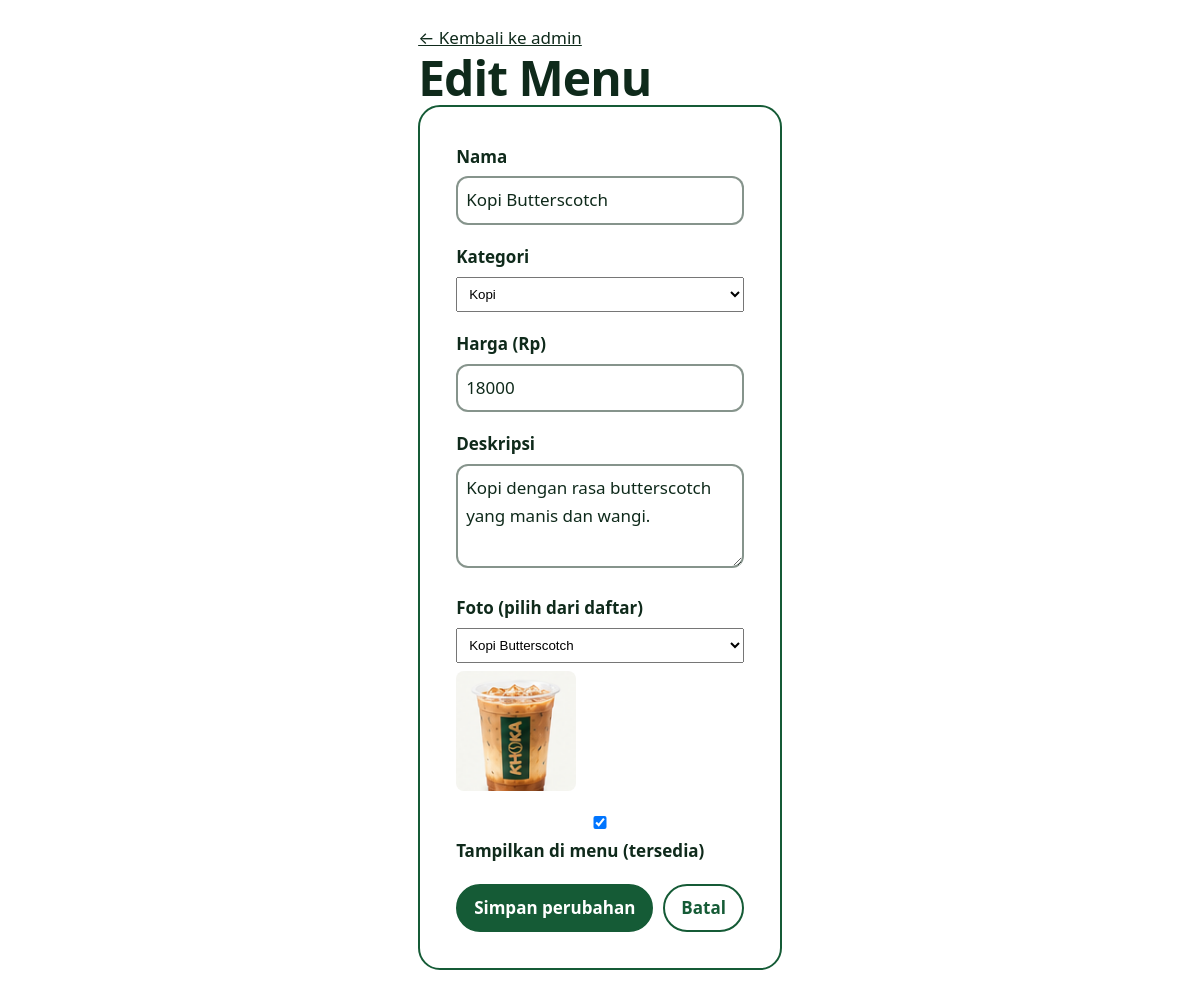
Screenshot of /php/admin/edit.php?id=3 (signed in) with the database file from the repository.
### tables this page shows
CREATE TABLE `menu` (
  `id` int(10) UNSIGNED NOT NULL,
  `kategori_id` int(10) UNSIGNED NOT NULL,
  `nama` varchar(100) NOT NULL,
  `deskripsi` varchar(255) NOT NULL DEFAULT '',
  `harga` int(10) UNSIGNED NOT NULL DEFAULT 0,
  `foto` varchar(200) NOT NULL DEFAULT '',
  `tersedia` tinyint(1) NOT NULL DEFAULT 1,
  `urutan` int(11) NOT NULL DEFAULT 0,
  `dibuat` timestamp NOT NULL DEFAULT current_timestamp()
);

CREATE TABLE `kategori` (
  `id` int(10) UNSIGNED NOT NULL,
  `slug` varchar(30) NOT NULL,
  `nama` varchar(60) NOT NULL,
  `urutan` int(11) NOT NULL DEFAULT 0
);

### php/koneksi.php (called while the page is built, shortened)
<?php
function e($s): string {
    return htmlspecialchars((string)$s, ENT_QUOTES, 'UTF-8');
}

### php/admin/edit.php (the view, shortened to what this page needs)
<?php
require_once __DIR__ . '/../foto.php';
$pdo = db();
$id  = (int)($_GET['id'] ?? $_POST['id'] ?? 0);
$st = $pdo->prepare('SELECT * FROM menu WHERE id = ?');
$st->execute([$id]);
$m = $st->fetch();
$kategori = $pdo->query('SELECT id, nama FROM kategori ORDER BY urutan')->fetchAll();
?>
<!DOCTYPE html>
<html lang="id">
<head>
  <link rel="stylesheet" href="../../style.css">
</head>
<body>
<div class="adm">
  <p><a href="index.php">&larr; Kembali ke admin</a></p>
  <h1 class="judul-halaman">Edit Menu</h1>
  <form method="post" class="form">
    <div class="field"><label>Nama</label>
      <input type="text" name="nama" value="<?= e($m['nama']) ?>" required maxlength="100"></div>
    <div class="field"><label>Kategori</label>
      <select name="kategori_id" required>
        <?php foreach ($kategori as $k): ?>
          <option value="<?= (int)$k['id'] ?>" <?= (int)$k['id'] === (int)$m['kategori_id'] ? 'selected' : '' ?>><?= e($k['nama']) ?></option>
        <?php endforeach; ?>
      </select></div>
    <div class="field"><label>Harga (Rp)</label>
      <input type="text" name="harga" value="<?= (int)$m['harga'] ?>" inputmode="numeric"></div>
    <div class="field"><label>Deskripsi</label>
      <textarea name="deskripsi" rows="3" maxlength="255"><?= e($m['deskripsi']) ?></textarea></div>
    <div class="field"><label>Foto (pilih dari daftar)</label>
    </div>
    <div class="field"><label><input type="checkbox" name="tersedia" value="1" <?= $m['tersedia'] ? 'checked' : '' ?>> Tampilkan di menu (tersedia)</label></div>
    <div class="aksi">
      <button type="submit" class="btn btn-gelap">Simpan perubahan</button>
      <a class="btn btn-garis-gelap" href="index.php">Batal</a>
    </div>
  </form>
</div>
</body>
</html>

### style.css (style rules this page uses)
:root { --hijau-tua: #0C3620; --hijau-dalam: #082617; --hijau: #155B36; --hijau-muda: #E9F3EC; --mint: #BFE3CB; --teks: #0F2A1B; --putih: #FFFFFF; --merah: #B3261E; }
*, *::before, *::after { box-sizing: border-box; margin: 0; padding: 0; }
body { display: flex; flex-direction: column; min-height: 100vh; font-family: 'Nunito Sans', system-ui, -apple-system, 'Segoe UI', Roboto, sans-serif; font-size: 1.0625rem; line-height: 1.65; color: var(--teks); background: var(--putih); -webkit-font-smoothing: antialiased; }
a { color: inherit; }
h1, h2, h3, .brand { font-family: 'Bricolage Grotesque', 'Trebuchet MS', system-ui, sans-serif; line-height: 1.1; }
.btn { display: inline-block; padding: .8rem 1.5rem; border: 2px solid transparent; border-radius: 999px; font: inherit; font-weight: 700; text-decoration: none; text-align: center; cursor: pointer; transition: background .2s, color .2s, border-color .2s; }
.btn-gelap { background: var(--hijau); border-color: var(--hijau); color: var(--putih); }
.btn-garis-gelap { border-color: var(--hijau); color: var(--hijau); }
h1 { max-width: 13ch; font-size: clamp(2.5rem, 9vw, 4.6rem); font-weight: 800; letter-spacing: -.03em; }
.judul-halaman { max-width: none; font-size: clamp(2rem, 6vw, 3rem); font-weight: 800; letter-spacing: -.02em; }
.form { padding: 1.75rem; border: 2px solid var(--hijau); border-radius: 22px; background: var(--putih); }
.field { margin-bottom: 1.15rem; }
.field label { display: block; margin-bottom: .35rem; font-weight: 700; }
.field input, .field textarea { width: 100%; padding: .75rem 1rem; border: 2px solid rgba(15, 42, 27, .5); border-radius: 12px; background: #fff; color: var(--teks); font: inherit; resize: vertical; }
@media (min-width: 900px) { .form { padding: 2.25rem; } }

### php/admin/edit.php (style rules this page uses)
.adm { max-width:620px;margin:0 auto;padding:24px 16px }
.adm input[type=text],.adm select,.adm textarea { padding:8px;width:100%;box-sizing:border-box }
.adm .btn { padding:8px 16px;cursor:pointer;display:inline-block;text-decoration:none }
.adm .aksi { display:flex;gap:10px;margin-top:16px }

### rows the page displays
menu: nama "Kopi Butterscotch", kategori_id "Kopi", harga "18000", deskripsi "Kopi dengan rasa butterscotch yang manis dan wangi.", tersedia "☑"

### other values shown
form field foto "Kopi Butterscotch"
